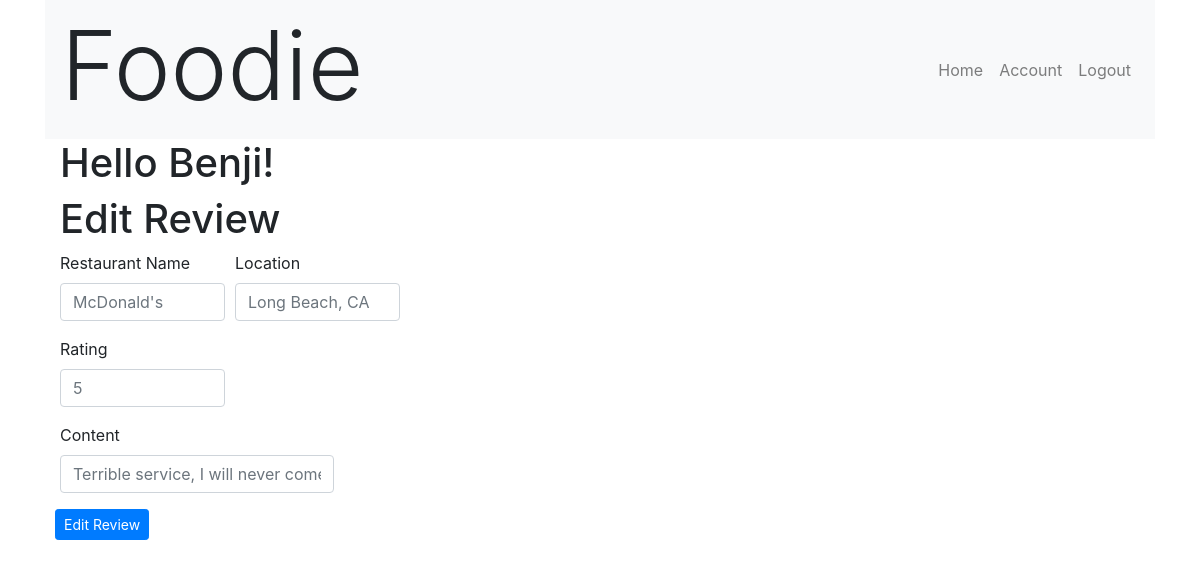
Page /view_review/7 (signed in) on the committed database.
### FoodieApp/models.py (models this page shows)
class User(models.Model):
    first_name = models.CharField(max_length=255)
    last_name = models.CharField(max_length=255)
    email = models.EmailField(max_length=255)
    password = models.CharField(max_length=255)
    created_at = models.DateField(auto_now_add=True)
    updated_at = models.DateField(auto_now=True)
    objects = UserManager()

class Review(models.Model):
    restaurant_name = models.CharField(max_length=255)
    location = models.CharField(max_length=255)
    rating = models.IntegerField()
    content = models.CharField(max_length=255)
    creator = models.ForeignKey(
        User, related_name="has_created_review", on_delete=models.CASCADE)
    liked_by = models.ManyToManyField(User, related_name="liked_reviews")
    created_at = models.DateField(auto_now_add=True)
    updated_at = models.DateField(auto_now=True)
    objects = ReviewManager()

### FoodieApp/views.py (the view)
# urls.py: path('view_review/<int:review_id>', views.view_review),
def view_review(request, review_id):
    context = {
        'review': Review.objects.get(id=review_id),
        'this_user': User.objects.get(id=request.session['user_id'])
    }
    return render(request, 'view_review.html', context)

### FoodieApp/templates/view_review.html (shortened to what this page needs)
<!DOCTYPE html>
<html lang="en">
<head>
    <link rel="stylesheet" href="https://maxcdn.bootstrapcdn.com/bootstrap/4.0.0/css/bootstrap.min.css"
>
</head>
<body>
    <div class="container">
        <nav class="navbar navbar-expand-lg navbar-light bg-light">
            <h1 class="display-1">Foodie</h1>
            <div class="collapse navbar-collapse justify-content-end" id="navbarNav">
                <ul class="navbar-nav">
                    <li class="nav-item">
                        <a class="nav-link" href="/dashboard">Home<span class="sr-only">(current)</span></a>
                    </li>
                    <li class="nav-item">
                        <a class="nav-link" href="#">Account</a>
                    </li>
                    <li class="nav-item">
                        <a class="nav-link" href="/logout">Logout</a>
                    </li>
                </ul>
            </div>
        </nav>
        <div class="col-md-4">
            <h1>Hello {{request.session.first_name}}!</h1>
        </div>
        <div class="col-md-4">
            <h1>Edit Review</h1>
            <form action="/edit_review/{{ review.id }}" method="POST">
                <div class="form-row">
                    <div class="form-group col-md-6">
                        <label for="inputRestaurantName">Restaurant Name</label>
                        <input type="text" class="form-control" name='restaurant_name'
                            placeholder="{{ review.restaurant_name }}">
                    </div>
                    <div class="form-group col-md-6">
                        <label for="inputLocation">Location</label>
                        <input type="text" class="form-control" name='location' placeholder="{{ review.location }}">
                    </div>
                    <div class="form-group col-md-6">
                        <label for="inputContent">Rating</label>
                        <input type="number" class="form-control" name='rating' min="1" max="10"
                            placeholder="{{ review.rating }}">
                    </div>
                    <div class="form-group col-md-auto">
                        <label for="inputContent">Content</label>
                        <input type="text" class="form-control" name='content' placeholder="{{ review.content }}">
                    </div>
                    <button type="submit" class="btn btn-primary btn-sm">Edit Review</button>
                </div>
            </form>
        </div>
    </div>
</body>
</html>

### rows in the picture
User: session.first_name "Benji"
Review: restaurant_name "McDonald's", location "Long Beach, CA", rating "5", content "Terrible service, I will never come back!"
